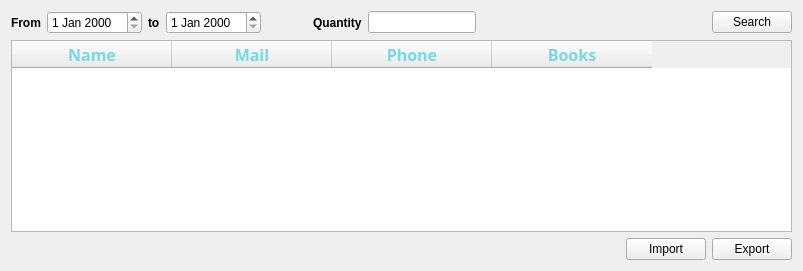
              <widget class="QWidget" name="tab_12">
               <attribute name="title">
                <string>Client Reports</string>
               </attribute>
               <layout class="QGridLayout" name="gridLayout_17">
                <item row="0" column="8">
                 <spacer name="horizontalSpacer_39">
                  <property name="orientation">
                   <enum>Qt::Horizontal</enum>
                  </property>
                  <property name="sizeType">
                   <enum>QSizePolicy::Preferred</enum>
                  </property>
                  <property name="sizeHint" stdset="0">
                   <size>
                    <width>40</width>
                    <height>20</height>
                   </size>
                  </property>
                 </spacer>
                </item>
                <item row="0" column="7">
                 <spacer name="horizontalSpacer_40">
                  <property name="orientation">
                   <enum>Qt::Horizontal</enum>
                  </property>
                  <property name="sizeType">
                   <enum>QSizePolicy::MinimumExpanding</enum>
                  </property>
                  <property name="sizeHint" stdset="0">
                   <size>
                    <width>40</width>
                    <height>20</height>
                   </size>
                  </property>
                 </spacer>
                </item>
                <item row="1" column="0" colspan="13">
                 <widget class="QTableWidget" name="tableWidget_19">
                  <property name="styleSheet">
                   <string notr="true"/>
                  </property>
                  <attribute name="horizontalHeaderDefaultSectionSize">
                   <number>160</number>
                  </attribute>
                  <attribute name="verticalHeaderDefaultSectionSize">
                   <number>45</number>
                  </attribute>
                  <column>
                   <property name="text">
                    <string>Name</string>
                   </property>
                   <property name="font">
                    <font>
                     <family>Modern No. 20</family>
                     <pointsize>12</pointsize>
                     <weight>75</weight>
                     <bold>true</bold>
                    </font>
                   </property>
                   <property name="textAlignment">
                    <set>AlignCenter</set>
                   </property>
                   <property name="background">
                    <color>
                     <red>0</red>
                     <green>0</green>
                     <blue>0</blue>
                    </color>
                   </property>
                   <property name="foreground">
                    <brush brushstyle="SolidPattern">
                     <color alpha="255">
                      <red>117</red>
                      <green>217</green>
                      <blue>232</blue>
                     </color>
                    </brush>
                   </property>
                  </column>
                  <column>
                   <property name="text">
                    <string>Mail</string>
                   </property>
                   <property name="font">
                    <font>
                     <family>Modern No. 20</family>
                     <pointsize>12</pointsize>
                     <weight>75</weight>
                     <bold>true</bold>
                    </font>
                   </property>
                   <property name="textAlignment">
                    <set>AlignCenter</set>
                   </property>
                   <property name="background">
                    <color>
                     <red>0</red>
                     <green>0</green>
                     <blue>0</blue>
                    </color>
                   </property>
                   <property name="foreground">
                    <brush brushstyle="SolidPattern">
                     <color alpha="255">
                      <red>117</red>
                      <green>217</green>
                      <blue>232</blue>
                     </color>
                    </brush>
                   </property>
                  </column>
                  <column>
                   <property name="text">
                    <string>Phone</string>
                   </property>
                   <property name="font">
                    <font>
                     <family>Modern No. 20</family>
                     <pointsize>12</pointsize>
                     <weight>75</weight>
                     <bold>true</bold>
                    </font>
                   </property>
                   <property name="textAlignment">
                    <set>AlignCenter</set>
                   </property>
                   <property name="background">
                    <color>
                     <red>0</red>
                     <green>0</green>
                     <blue>0</blue>
                    </color>
                   </property>
                   <property name="foreground">
                    <brush brushstyle="SolidPattern">
                     <color alpha="255">
                      <red>117</red>
                      <green>217</green>
                      <blue>232</blue>
                     </color>
                    </brush>
                   </property>
                  </column>
                  <column>
                   <property name="text">
                    <string>Books</string>
                   </property>
                   <property name="font">
                    <font>
                     <family>Modern No. 20</family>
                     <pointsize>12</pointsize>
                     <weight>75</weight>
                     <bold>true</bold>
                     <kerning>true</kerning>
                    </font>
                   </property>
                   <property name="textAlignment">
                    <set>AlignCenter</set>
                   </property>
                   <property name="background">
                    <color>
                     <red>0</red>
                     <green>0</green>
                     <blue>0</blue>
                    </color>
                   </property>
                   <property name="foreground">
                    <brush brushstyle="SolidPattern">
                     <color alpha="255">
                      <red>117</red>
                      <green>217</green>
                      <blue>232</blue>
                     </color>
                    </brush>
                   </property>
                  </column>
                 </widget>
                </item>
                <item row="0" column="3">
                 <widget class="QDateEdit" name="dateEdit_3"/>
                </item>
                <item row="0" column="4">
                 <spacer name="horizontalSpacer_25">
                  <property name="orientation">
                   <enum>Qt::Horizontal</enum>
                  </property>
                  <property name="sizeType">
                   <enum>QSizePolicy::Preferred</enum>
                  </property>
                  <property name="sizeHint" stdset="0">
                   <size>
                    <width>40</width>
                    <height>20</height>
                   </size>
                  </property>
                 </spacer>
                </item>
                <item row="0" column="5">
                 <widget class="QLabel" name="label_24">
                  <property name="font">
                   <font>
                    <family>MS Shell Dlg 2</family>
                    <weight>75</weight>
                    <bold>true</bold>
                   </font>
                  </property>
                  <property name="text">
                   <string>Quantity</string>
                  </property>
                 </widget>
                </item>
                <item row="0" column="1">
                 <widget class="QDateEdit" name="dateEdit_4"/>
                </item>
                <item row="2" column="12">
                 <widget class="QPushButton" name="pushButton_84">
                  <property name="font">
                   <font>
                    <family>MS Shell Dlg 2</family>
                    <weight>50</weight>
                    <bold>false</bold>
                   </font>
                  </property>
                  <property name="text">
                   <string>Export</string>
                  </property>
                 </widget>
                </item>
                <item row="0" column="6">
                 <widget class="QLineEdit" name="lineEdit_15"/>
                </item>
                <item row="0" column="2">
                 <widget class="QLabel" name="label_23">
                  <property name="font">
                   <font>
                    <family>MS Shell Dlg 2</family>
                    <weight>75</weight>
                    <bold>true</bold>
                   </font>
                  </property>
                  <property name="text">
                   <string>to</string>
                  </property>
                 </widget>
                </item>
                <item row="0" column="11">
                 <spacer name="horizontalSpacer_37">
                  <property name="orientation">
                   <enum>Qt::Horizontal</enum>
                  </property>
                  <property name="sizeType">
                   <enum>QSizePolicy::Preferred</enum>
                  </property>
                  <property name="sizeHint" stdset="0">
                   <size>
                    <width>40</width>
                    <height>20</height>
                   </size>
                  </property>
                 </spacer>
                </item>
                <item row="0" column="9">
                 <spacer name="horizontalSpacer_38">
                  <property name="orientation">
                   <enum>Qt::Horizontal</enum>
                  </property>
                  <property name="sizeType">
                   <enum>QSizePolicy::Preferred</enum>
                  </property>
                  <property name="sizeHint" stdset="0">
                   <size>
                    <width>40</width>
                    <height>20</height>
                   </size>
                  </property>
                 </spacer>
                </item>
                <item row="0" column="0">
                 <widget class="QLabel" name="label_25">
                  <property name="font">
                   <font>
                    <family>MS Shell Dlg 2</family>
                    <weight>75</weight>
                    <bold>true</bold>
                   </font>
                  </property>
                  <property name="text">
                   <string>From</string>
                  </property>
                 </widget>
                </item>
                <item row="0" column="12">
                 <widget class="QPushButton" name="pushButton_15">
                  <property name="text">
                   <string>Search</string>
                  </property>
                 </widget>
                </item>
                <item row="2" column="11">
                 <widget class="QPushButton" name="pushButton_89">
                  <property name="font">
                   <font>
                    <family>MS Shell Dlg 2</family>
                    <weight>50</weight>
                    <bold>false</bold>
                   </font>
                  </property>
                  <property name="text">
                   <string>Import</string>
                  </property>
                 </widget>
                </item>
               </layout>
              </widget>
